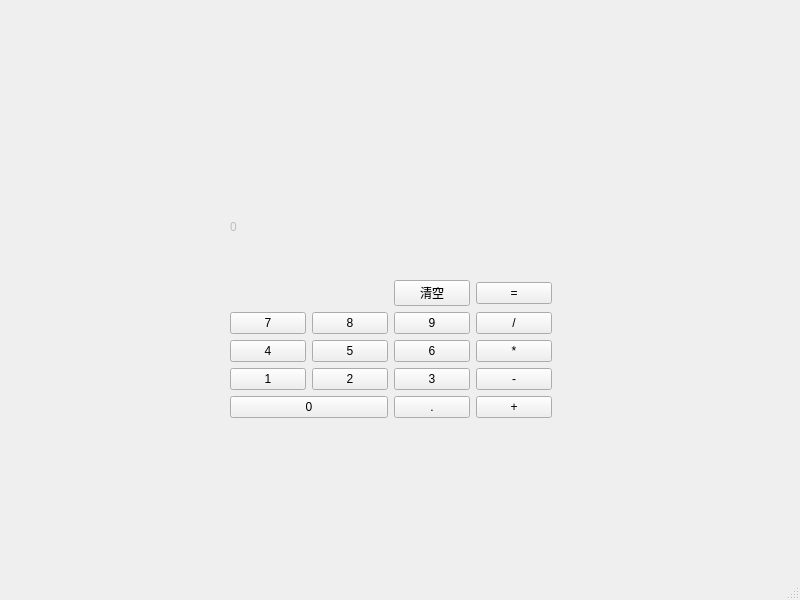
<?xml version="1.0" encoding="UTF-8"?>
<ui version="4.0">
 <class>MainWindow</class>
 <widget class="QMainWindow" name="MainWindow">
  <property name="enabled">
   <bool>true</bool>
  </property>
  <property name="geometry">
   <rect>
    <x>0</x>
    <y>0</y>
    <width>800</width>
    <height>600</height>
   </rect>
  </property>
  <property name="windowTitle">
   <string>MainWindow</string>
  </property>
  <property name="animated">
   <bool>true</bool>
  </property>
  <property name="documentMode">
   <bool>false</bool>
  </property>
  <widget class="QWidget" name="centralwidget">
   <widget class="QWidget" name="layoutWidget">
    <property name="geometry">
     <rect>
      <x>230</x>
      <y>180</y>
      <width>322</width>
      <height>238</height>
     </rect>
    </property>
    <layout class="QVBoxLayout" name="verticalLayout">
     <item>
      <widget class="QLabel" name="label">
       <property name="enabled">
        <bool>false</bool>
       </property>
       <property name="layoutDirection">
        <enum>Qt::RightToLeft</enum>
       </property>
       <property name="text">
        <string>0</string>
       </property>
      </widget>
     </item>
     <item>
      <layout class="QGridLayout" name="gridLayout">
       <item row="1" column="3">
        <widget class="QPushButton" name="pushButton_13">
         <property name="text">
          <string>=</string>
         </property>
        </widget>
       </item>
       <item row="4" column="0">
        <widget class="QPushButton" name="pushButton_7">
         <property name="text">
          <string>1</string>
         </property>
        </widget>
       </item>
       <item row="2" column="2">
        <widget class="QPushButton" name="pushButton_3">
         <property name="text">
          <string>9</string>
         </property>
        </widget>
       </item>
       <item row="3" column="1">
        <widget class="QPushButton" name="pushButton_5">
         <property name="text">
          <string>5</string>
         </property>
        </widget>
       </item>
       <item row="5" column="3">
        <widget class="QPushButton" name="pushButton_12">
         <property name="text">
          <string>+</string>
         </property>
        </widget>
       </item>
       <item row="3" column="2">
        <widget class="QPushButton" name="pushButton_6">
         <property name="text">
          <string>6</string>
         </property>
        </widget>
       </item>
       <item row="1" column="2">
        <widget class="QPushButton" name="pushButton_17">
         <property name="text">
          <string>清空</string>
         </property>
        </widget>
       </item>
       <item row="2" column="0">
        <widget class="QPushButton" name="pushButton">
         <property name="text">
          <string>7</string>
         </property>
        </widget>
       </item>
       <item row="2" column="1">
        <widget class="QPushButton" name="pushButton_2">
         <property name="text">
          <string>8</string>
         </property>
        </widget>
       </item>
       <item row="4" column="2">
        <widget class="QPushButton" name="pushButton_9">
         <property name="text">
          <string>3</string>
         </property>
        </widget>
       </item>
       <item row="4" column="3">
        <widget class="QPushButton" name="pushButton_16">
         <property name="text">
          <string>-</string>
         </property>
        </widget>
       </item>
       <item row="5" column="2">
        <widget class="QPushButton" name="pushButton_11">
         <property name="text">
          <string>.</string>
         </property>
        </widget>
       </item>
       <item row="4" column="1">
        <widget class="QPushButton" name="pushButton_8">
         <property name="text">
          <string>2</string>
         </property>
        </widget>
       </item>
       <item row="3" column="3">
        <widget class="QPushButton" name="pushButton_15">
         <property name="text">
          <string>*</string>
         </property>
        </widget>
       </item>
       <item row="2" column="3">
        <widget class="QPushButton" name="pushButton_14">
         <property name="text">
          <string>/</string>
         </property>
        </widget>
       </item>
       <item row="3" column="0">
        <widget class="QPushButton" name="pushButton_4">
         <property name="text">
          <string>4</string>
         </property>
        </widget>
       </item>
       <item row="5" column="0" colspan="2">
        <widget class="QPushButton" name="pushButton_10">
         <property name="text">
          <string>0</string>
         </property>
        </widget>
       </item>
      </layout>
     </item>
    </layout>
   </widget>
  </widget>
  <widget class="QMenuBar" name="menubar">
   <property name="geometry">
    <rect>
     <x>0</x>
     <y>0</y>
     <width>800</width>
     <height>23</height>
    </rect>
   </property>
  </widget>
  <widget class="QStatusBar" name="statusbar"/>
 </widget>
 <resources/>
 <connections/>
</ui>
